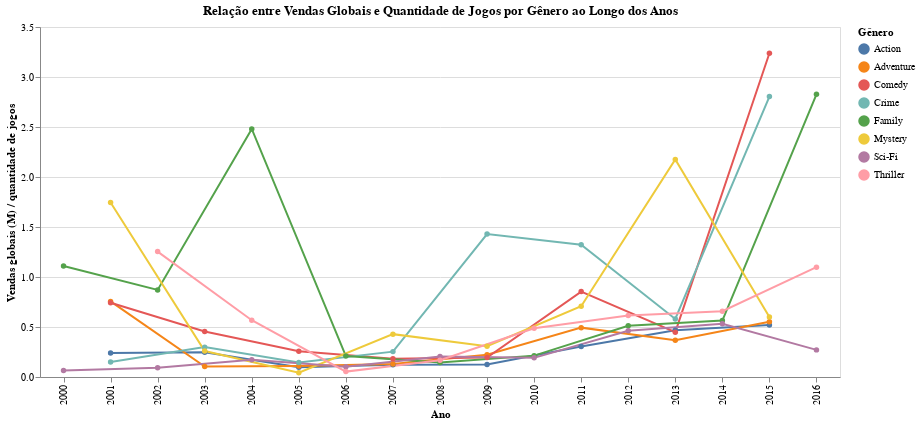

Notebook source saved alongside this figure:
### Code cell
graph_sales.interactive()

### Figure 1 — Vega specification as saved in the notebook (floating-point values rounded to 4 significant figures; data arrays with more than 128 entries replaced by an {"elided": "..."} marker saying what was removed)
{"$schema": "https://vega.github.io/schema/vega/v6.json", "data": [{"name": "_server_source_0", "values": {"elided": "528 records"}}, {"name": "param_1e9efca18e7a2868_store"}, {"name": "source_0", "source": "_server_source_0", "transform": [{"type": "filter", "expr": "((datum.Year >= Ano) && (datum.Metric === Metrica))"}]}, {"name": "data_0", "source": "source_0", "transform": [{"type": "filter", "expr": "isValid(datum[\"Value\"]) && isFinite(+datum[\"Value\"])"}, {"type": "project", "fields": ["Genero", "Value", "Year"]}]}, {"name": "source_0_x_domain_Year_0", "source": "source_0", "transform": [{"type": "aggregate", "groupby": ["Year"], "fields": [], "ops": [], "as": []}, {"type": "formula", "expr": "datum['Year']", "as": "sort_field"}, {"type": "project", "fields": ["Year"]}]}, {"name": "data_0_x_domain_Year_1", "source": "data_0", "transform": [{"type": "aggregate", "groupby": ["Year"], "fields": [], "ops": [], "as": []}, {"type": "formula", "expr": "datum['Year']", "as": "sort_field"}, {"type": "project", "fields": ["Year"]}]}, {"name": "source_0_color_domain_Genero_0", "source": "source_0", "transform": [{"type": "aggregate", "groupby": ["Genero"], "fields": [], "ops": [], "as": []}, {"type": "formula", "expr": "datum['Genero']", "as": "sort_field"}, {"type": "project", "fields": ["Genero"]}]}, {"name": "data_0_color_domain_Genero_1", "source": "data_0", "transform": [{"type": "aggregate", "groupby": ["Genero"], "fields": [], "ops": [], "as": []}, {"type": "formula", "expr": "datum['Genero']", "as": "sort_field"}, {"type": "project", "fields": ["Genero"]}]}], "signals": [{"name": "unit", "value": {}, "on": [{"events": "pointermove", "update": "isTuple(group()) ? group() : unit"}]}, {"name": "param_1e9efca18e7a2868", "update": "vlSelectionResolve(\"param_1e9efca18e7a2868_store\", \"union\")"}, {"name": "Ano", "value": 2000, "bind": {"input": "range", "max": 2016, "min": 1980, "step": 1}}, {"name": "Metrica", "value": "Vendas p. Quant. Jogos", "bind": {"input": "select", "options": ["Quant. Jogos", "Vendas", "Vendas p. Quant. Jogos"]}}, {"name": "param_1e9efca18e7a2868_Year", "on": [{"events": [{"source": "view", "type": "dblclick"}], "update": "null"}, {"events": {"signal": "param_1e9efca18e7a2868_translate_delta"}, "update": "panLinear(param_1e9efca18e7a2868_translate_anchor.extent_x, -param_1e9efca18e7a2868_translate_delta.x / width)"}, {"events": {"signal": "param_1e9efca18e7a2868_zoom_delta"}, "update": "zoomLinear(domain(\"x\"), param_1e9efca18e7a2868_zoom_anchor.x, param_1e9efca18e7a2868_zoom_delta)"}]}, {"name": "param_1e9efca18e7a2868_Value", "on": [{"events": [{"source": "view", "type": "dblclick"}], "update": "null"}, {"events": {"signal": "param_1e9efca18e7a2868_translate_delta"}, "update": "panLinear(param_1e9efca18e7a2868_translate_anchor.extent_y, param_1e9efca18e7a2868_translate_delta.y / height)"}, {"events": {"signal": "param_1e9efca18e7a2868_zoom_delta"}, "update": "zoomLinear(domain(\"y\"), param_1e9efca18e7a2868_zoom_anchor.y, param_1e9efca18e7a2868_zoom_delta)"}]}, {"name": "param_1e9efca18e7a2868_tuple", "on": [{"events": [{"signal": "param_1e9efca18e7a2868_Year || param_1e9efca18e7a2868_Value"}], "update": "param_1e9efca18e7a2868_Year && param_1e9efca18e7a2868_Value ? {unit: \"layer_0\", fields: param_1e9efca18e7a2868_tuple_fields, values: [param_1e9efca18e7a2868_Year,param_1e9efca18e7a2868_Value]} : null"}]}, {"name": "param_1e9efca18e7a2868_tuple_fields", "value": [{"field": "Year", "channel": "x", "type": "E"}, {"field": "Value", "channel": "y", "type": "R"}]}, {"name": "param_1e9efca18e7a2868_translate_anchor", "value": {}, "on": [{"events": [{"source": "scope", "type": "pointerdown"}], "update": "{x: x(unit), y: y(unit), extent_x: domain(\"x\"), extent_y: domain(\"y\")}"}]}, {"name": "param_1e9efca18e7a2868_translate_delta", "value": {}, "on": [{"events": [{"source": "window", "between": [{"source": "scope", "type": "pointerdown"}, {"source": "window", "type": "pointerup"}], "type": "pointermove", "consume": true}], "update": "{x: param_1e9efca18e7a2868_translate_anchor.x - x(unit), y: param_1e9efca18e7a2868_translate_anchor.y - y(unit)}"}]}, {"name": "param_1e9efca18e7a2868_zoom_anchor", "on": [{"events": [{"source": "scope", "type": "wheel", "consume": true}], "update": "{x: invert(\"x\", x(unit)), y: invert(\"y\", y(unit))}"}]}, {"name": "param_1e9efca18e7a2868_zoom_delta", "on": [{"events": [{"source": "scope", "type": "wheel", "consume": true}], "update": "pow(1.001, event.deltaY * pow(16, event.deltaMode))", "force": true}]}, {"name": "param_1e9efca18e7a2868_modify", "on": [{"events": {"signal": "param_1e9efca18e7a2868_tuple"}, "update": "modify(\"param_1e9efca18e7a2868_store\", param_1e9efca18e7a2868_tuple, true)"}]}], "marks": [{"type": "group", "name": "layer_0_pathgroup", "from": {"facet": {"data": "source_0", "name": "faceted_path_layer_0_main", "groupby": ["Genero"]}}, "encode": {"update": {"width": {"field": {"signal": null, "datum": null, "group": "width", "parent": null}}, "height": {"field": {"signal": null, "datum": null, "group": "height", "parent": null}}}}, "marks": [{"type": "line", "name": "layer_0_marks", "from": {"data": "faceted_path_layer_0_main"}, "sort": {"field": "x"}, "encode": {"update": {"stroke": {"field": "Genero", "scale": "color"}, "tooltip": {"signal": "{\"Ano\": isValid(datum[\"Year\"]) ? datum[\"Year\"] : \"\"+datum[\"Year\"], \"Vendas globais (M) / quantidade de jogos\": format(datum[\"Value\"], \"\"), \"Gênero\": isValid(datum[\"Genero\"]) ? datum[\"Genero\"] : \"\"+datum[\"Genero\"]}"}, "y": {"field": "Value", "scale": "y"}, "defined": {"signal": "isValid(datum[\"Value\"]) && isFinite(+datum[\"Value\"])"}, "x": {"field": "Year", "scale": "x"}}}, "interactive": true, "style": ["line"], "clip": true}]}, {"type": "symbol", "name": "layer_1_marks", "from": {"data": "data_0"}, "encode": {"update": {"x": {"field": "Year", "scale": "x"}, "fill": {"field": "Genero", "scale": "color"}, "tooltip": {"signal": "{\"Ano\": isValid(datum[\"Year\"]) ? datum[\"Year\"] : \"\"+datum[\"Year\"], \"Vendas globais (M) / quantidade de jogos\": format(datum[\"Value\"], \"\"), \"Gênero\": isValid(datum[\"Genero\"]) ? datum[\"Genero\"] : \"\"+datum[\"Genero\"]}"}, "opacity": {"value": 1}, "y": {"field": "Value", "scale": "y"}}}, "style": ["point"], "interactive": true, "clip": true}], "scales": [{"name": "x", "type": "point", "domain": {"fields": [{"data": "source_0_x_domain_Year_0", "field": "Year"}, {"data": "data_0_x_domain_Year_1", "field": "Year"}], "sort": true}, "range": [0, {"signal": "width"}], "padding": 0.5}, {"name": "y", "type": "linear", "domain": {"fields": [{"data": "source_0", "field": "Value"}, {"data": "data_0", "field": "Value"}]}, "range": [{"signal": "height"}, 0], "zero": false, "nice": true, "domainRaw": {"signal": "param_1e9efca18e7a2868[\"Value\"]"}}, {"name": "color", "type": "ordinal", "domain": {"fields": [{"data": "source_0_color_domain_Genero_0", "field": "Genero"}, {"data": "data_0_color_domain_Genero_1", "field": "Genero"}], "sort": true}, "range": "category"}], "axes": [{"scale": "y", "minExtent": 0, "aria": false, "domain": false, "ticks": false, "maxExtent": 0, "gridScale": "x", "tickCount": {"signal": "ceil(height/40)"}, "orient": "left", "grid": true, "labels": false, "zindex": 0}, {"scale": "x", "orient": "bottom", "grid": false, "title": "Ano", "labelAngle": 270, "labelBaseline": "middle", "zindex": 0, "labelAlign": "right"}, {"scale": "y", "tickCount": {"signal": "ceil(height/40)"}, "title": "Vendas globais (M) / quantidade de jogos", "orient": "left", "grid": false, "labelOverlap": true, "zindex": 0}], "title": {"text": "Relação entre Vendas Globais e Quantidade de Jogos por Gênero ao Longo dos Anos", "frame": "group"}, "padding": 5, "style": "cell", "height": 350, "width": 800, "background": "white", "legends": [{"title": "Gênero", "stroke": "color", "symbolType": "circle", "fill": "color", "encode": {"symbols": {"update": {"opacity": {"value": 1}}}}}]}
